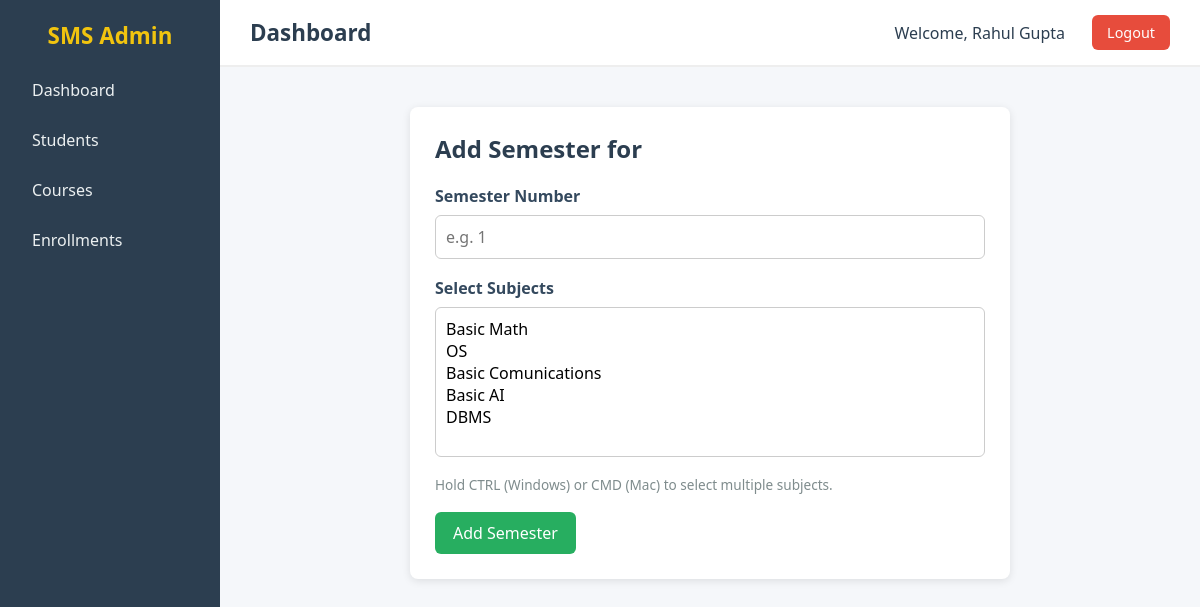
The app's page /courses/5/semesters/add/form (signed in), older data.
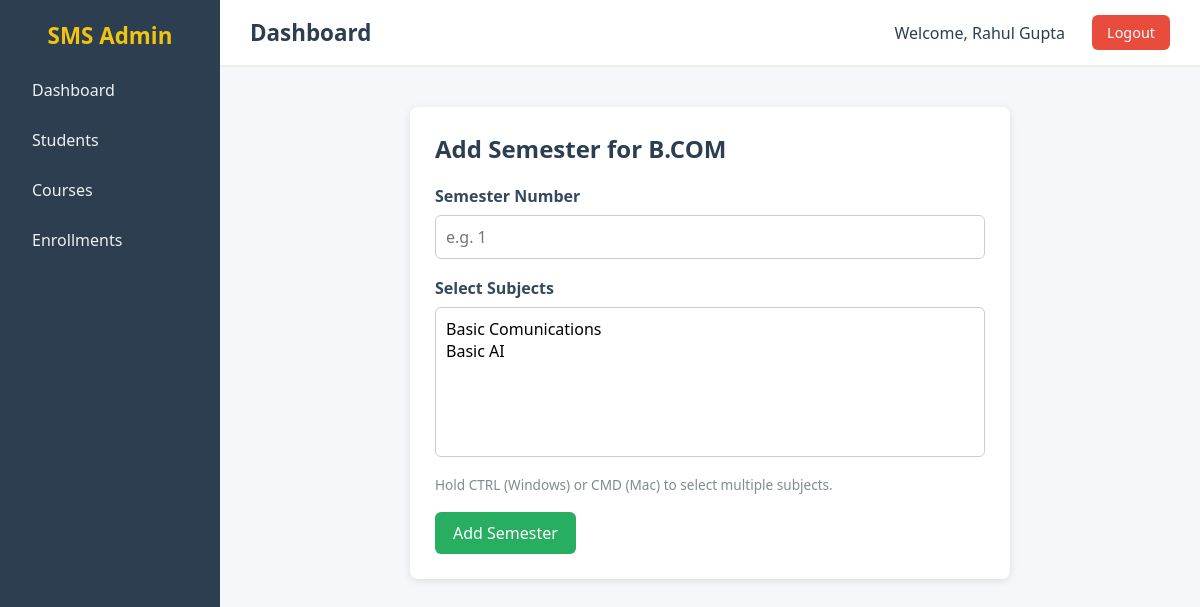
The same page, newer data.
### app/models/sms_models.py (models this page shows)
class Course(db.Model):
    __tablename__ = "courses"
    id = db.Column(db.Integer, primary_key=True)
    name = db.Column(db.String(100), nullable=False, unique=True)
    duration = db.Column(db.String(20), nullable=False)
    semesters = db.relationship("Semester", backref="course", lazy=True)

### app/routes/courses.py (the view)
@course_bp.route("/courses/<int:course_id>/semesters/add/form",methods = ["POST","GET"])
def add_semester(course_id):
    if request.method ==  "POST":
        c_id = request.form.get("course_id")
        sem_num = request.form.get("number")
        selected_subjects = request.form.getlist("subjects")
        new_sem = Semester(number= sem_num,course_id = c_id)
        db.session.add(new_sem)
        db.session.flush()
        for sub in selected_subjects:
            new_sub = SemesterSubject(semester_id = new_sem.id,subject_id = sub)
            db.session.add(new_sub)
        db.session.commit()
        got_course = Course.query.filter_by(id = course_id).first()
        return render_template("courses/add_semester.html",course = got_course,subjects = Subject.query.all())
    else:
        got_course = Course.query.filter_by(id = course_id).first()
        return render_template("courses/add_semester.html",course = got_course,subjects = Subject.query.all())

### app/routes/base.py (called while the page is built)
@base_bp.app_context_processor
def inject_user():
    user_id = session.get('user_id')
    if user_id:
        return {"login_user": User.query.get(user_id)}
    return {"login_user": None}

### run.py (called while the page is built)
@app.before_request
def require_login():
    if request.endpoint in ["auth.login", "auth.signup", "static"]:
        return
    if "user_id" not in session:
        return redirect(url_for("auth.login"))

### app/templates/courses/add_semester.html (shortened to what this page needs)
{% extends "base.html" %}
{% block css %}
<link rel="stylesheet" href="{{ url_for('static', filename='css/add_semester.css') }}">
{% endblock %}
{% block content %}
<div class="form-container">
  <h2>Add Semester for {{ course.name  }}</h2>
  <form method="POST" action="/courses/{{ course.id }}/semesters/add/form">
    <label for="number">Semester Number</label>
    <input type="number" id="number" name="number" placeholder="e.g. 1" required>
    <label for="subjects">Select Subjects</label>
    <select id="subjects" name="subjects" multiple required>
      {% for subject in subjects %}
        <option value="{{ subject.code }}">{{ subject.name }}</option>
      {% endfor %}
    </select>
    <small class="note">Hold CTRL (Windows) or CMD (Mac) to select multiple subjects.</small>
    <button type="submit" class="btn">Add Semester</button>
  </form>
</div>
{% endblock %}

Row changes from the older to the newer data that the page shows:
added Course: name "B.COM"
Text that changed along with them:
form field subjects: "Basic Math / OS / Basic Comunications / Basic AI / DBMS" → "Basic Comunications / Basic AI"
